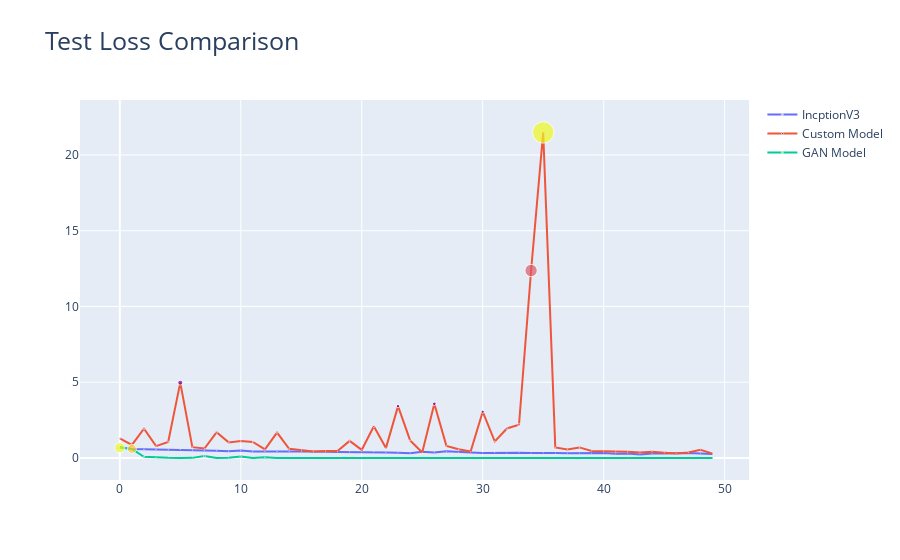

The notebook cell saved with this chart:
### Code cell
fig = go.Figure(data=go.Scatter(
    y=history_model_InceptionV3.history["val_loss"],
    mode='lines+markers',
    marker=dict(size=np.array(history_model_InceptionV3.history["val_loss"]),
                color=np.array(history_model_InceptionV3.history["val_loss"])*50),
    name="IncptionV3"
))


fig.add_trace(go.Scatter(
    y=history_custom_model.history["val_loss"],
    mode='lines+markers',
    marker=dict(size=np.array(history_custom_model.history["val_loss"]),
                color=np.array(history_custom_model.history["val_loss"])*50),
    name="Custom Model"
))

fig.add_trace(go.Scatter(
    y=gan_loss,
    mode='lines+markers',
    marker=dict(size=np.array(gan_loss)*15,
                color=np.array(gan_loss)*50),
    name="GAN Model"
))


fig.update_layout(title=go.layout.Title(text="Test Loss Comparison",
                                        font=go.layout.title.Font(size=25)))

fig.show()
